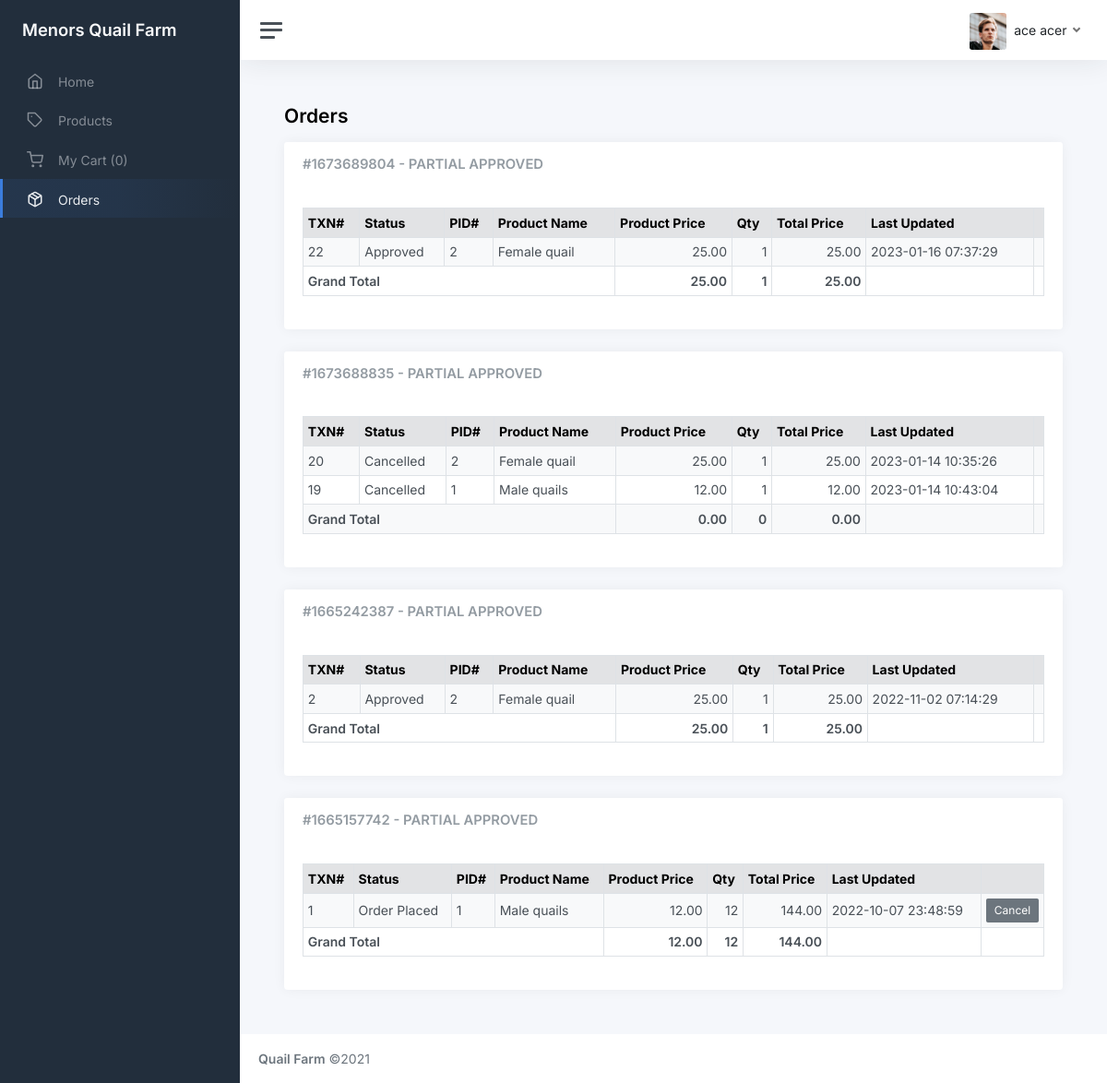
The app's page /customer/orders.php (signed in) with its own data.
### tables this page shows
CREATE TABLE `tbl_transactions` (
  `id` int(11) NOT NULL AUTO_INCREMENT,
  `invoice_id` int(11) DEFAULT NULL,
  `price` decimal(15,2) DEFAULT NULL,
  `qty` int(11) DEFAULT NULL,
  `product_id` int(11) DEFAULT NULL,
  `buyer_id` int(11) DEFAULT NULL,
  `seller_id` int(11) DEFAULT NULL,
  `status_id` int(11) DEFAULT 1,
  `date_created` datetime DEFAULT current_timestamp(),
  `is_deleted` int(11) DEFAULT 0,
  `date_updated` datetime DEFAULT current_timestamp(),
  PRIMARY KEY (`id`)
);

CREATE TABLE `tbl_status` (
  `id` int(11) NOT NULL AUTO_INCREMENT,
  `status` varchar(45) DEFAULT NULL,
  PRIMARY KEY (`id`)
);

CREATE TABLE `tbl_product` (
  `id` int(11) NOT NULL AUTO_INCREMENT,
  `category_id` int(11) DEFAULT NULL,
  `name` varchar(45) DEFAULT NULL,
  `description` varchar(45) DEFAULT NULL,
  `image` varchar(255) DEFAULT NULL,
  `price` decimal(5,2) DEFAULT 0.00,
  `date_created` datetime DEFAULT current_timestamp(),
  `created_by` int(11) DEFAULT NULL,
  `is_deleted` int(11) DEFAULT 0,
  PRIMARY KEY (`id`)
);

### functions.php (called while the page is built, shortened)
<?php
function get_list($sql)
{
    $result = mysqli_query($_SESSION['conn'], $sql);
    $temp = array();
    while ($row = $result->fetch_assoc()) {
        $temp[] = $row;
    }
    return $temp;
}

### customer/orders.php (the view, shortened to what this page needs)
<?php include_once('header.php') ?>
<?php
$customer_id = $_SESSION['user']->id;
$tmp = array();
$tmp_res = get_list("select t.id,t.qty,s.status,t.date_updated,t.status_id,i.invoice, i.date_created as invoice_date,is.status as `invoice_status`, p.id as `product_id`,p.name,p.price as product_price from tbl_transactions t inner join tbl_status s on s.id = t.status_id inner join tbl_invoice i on i.id = t.invoice_id  inner join tbl_product p on p.id = t.product_id inner join tbl_invoice_status `is` on is.id = i.status_id where t.is_deleted = 0 and t.status_id > 1 and buyer_id = '$customer_id' and p.is_deleted = 0 order by t.date_created desc");
foreach ($tmp_res as $res) {
  $tmp['invoice'][$res['invoice']][$res['id']] = $res;
  $tmp['status'][$res['invoice']] = $res['invoice_status'];
}
?>
<main class="content">
  <div class="container-fluid p-0">
    <h1 class="h3 mb-3"><strong>Orders</strong></h1>
    <?php if (isset($tmp['invoice'])) { ?>
      <?php foreach ($tmp['invoice'] as $res => $invoice_key) { ?>
        <div class="col-12 col-lg-12 mb-3">
          <div class="card">
            <div class="card-header">
              <h5 class="card-title mb-0">#<?php echo $res; ?> - <?php echo $tmp['status'][$res]; ?></h5>
            </div>
            <div class="card-body" id="<?php echo str_replace('#', '', 'accordion_' . $res); ?>">
              <table class="table table-sm table-striped table-hover table-bordered" style="width:100%">
                <thead class="table-secondary">
                  <tr>
                    <th scope="col">TXN#</th>
                    <th scope="col">Status</th>
                    <th scope="col">PID#</th>
                    <th scope="col">Product Name</th>
                    <th scope="col">Product Price</th>
                    <th scope="col">Qty</th>
                    <th scope="col">Total Price</th>
                    <th scope="col">Last Updated</th>
                    <th scope="col"></th>
                  </tr>
                </thead>
                <tbody>
                  <?php
                  $price = 0;
                  $total_price = 0;
                  $qty = 0; ?>
                  <?php foreach ($tmp['invoice'][$res] as $sub_res) { ?>
                    <tr>
                      <td><?php echo $sub_res['id']; ?></td>
                      <td><?php echo ucwords($sub_res['status']); ?></td>
                      <td><?php echo $sub_res['product_id']; ?></td>
                      <td><?php echo $sub_res['name']; ?></td>
                      <td class="text-end"><?php echo number_format($sub_res['product_price'], 2); ?></td>
                      <td class="text-end"><?php echo $sub_res['qty']; ?></td>
                      <td class="text-end"><?php echo number_format($sub_res['product_price'] * $sub_res['qty'], 2); ?></td>
                      <td><?php echo $sub_res['date_updated']; ?></td>
                      <td class="text-end" style="width: 0.1%;">
                        <?php if ($sub_res['status_id'] == 2) { ?>
                          <form method="post">
                            <button type="submit" class="btn btn-sm btn-secondary" name="cancel"> Cancel</button>
                          </form>
                        <?php } ?>
                      </td>
                    </tr>
                    <?php $price +=       (in_array(intval($sub_res['status_id']), array(1, 5, 6))) ? 0 :  $sub_res['product_price']; ?>
                    <?php $total_price += (in_array(intval($sub_res['status_id']), array(1, 5, 6))) ? 0 :  $sub_res['product_price'] * $sub_res['qty']; ?>
                    <?php $qty +=         (in_array(intval($sub_res['status_id']), array(1, 5, 6))) ? 0 :  $sub_res['qty']; ?>
                  <?php } ?>
                  <tr class="fw-bold">
                    <td colspan="4">Grand Total</td>
                    <td id="total_price" class="text-end"><?php echo number_format($price, 2); ?></td>
                    <td id="total_qty" class="text-end"><?php echo $qty; ?></td>
                    <td id="total_final_price" class="text-end"><?php echo number_format($total_price, 2); ?></td>
                    <td></td>
                    <td></td>
                  </tr>
                </tbody>
              </table>
            </div>
          </div>
        </div>
      <?php } ?>
    <?php } ?>
  </div>
</main>
<?php include_once('footer.php') ?>

### records on screen
tbl_transactions: id "22", status.status "Approved", product "2", product.name "Female quail", product.price "25.00", qty "1", $sub_res['product_price']*$sub_res['qty'] "25.00", date_updated "2023-01-16 07:37:29"
tbl_transactions: id "20", status.status "Cancelled", product "2", product.name "Female quail", product.price "25.00", qty "1", $sub_res['product_price']*$sub_res['qty'] "25.00", date_updated "2023-01-14 10:35:26"
tbl_transactions: id "19", status.status "Cancelled", product "1", product.name "Male quails", product.price "12.00", qty "1", $sub_res['product_price']*$sub_res['qty'] "12.00", date_updated "2023-01-14 10:43:04"
tbl_transactions: id "2", status.status "Approved", product "2", product.name "Female quail", product.price "25.00", qty "1", $sub_res['product_price']*$sub_res['qty'] "25.00", date_updated "2022-11-02 07:14:29"
tbl_transactions: id "1", status.status "Order Placed", product "1", product.name "Male quails", product.price "12.00", qty "12", $sub_res['product_price'] * $sub_res['qty'] "144.00", date_updated "2022-10-07 23:48:59"

### other values on screen
$_SESSION['user']->first_name "ace"
$_SESSION['user']->last_name "acer"
$res "1673689804"
$tmp['status'][$res] "PARTIAL APPROVED"
$price "25.00"
$qty "1"
$total_price "25.00"
$res "1673688835"
$price "0.00"
$qty "0"
$total_price "0.00"
$res "1665242387"
$res "1665157742"
$price "12.00"
$qty "12"
